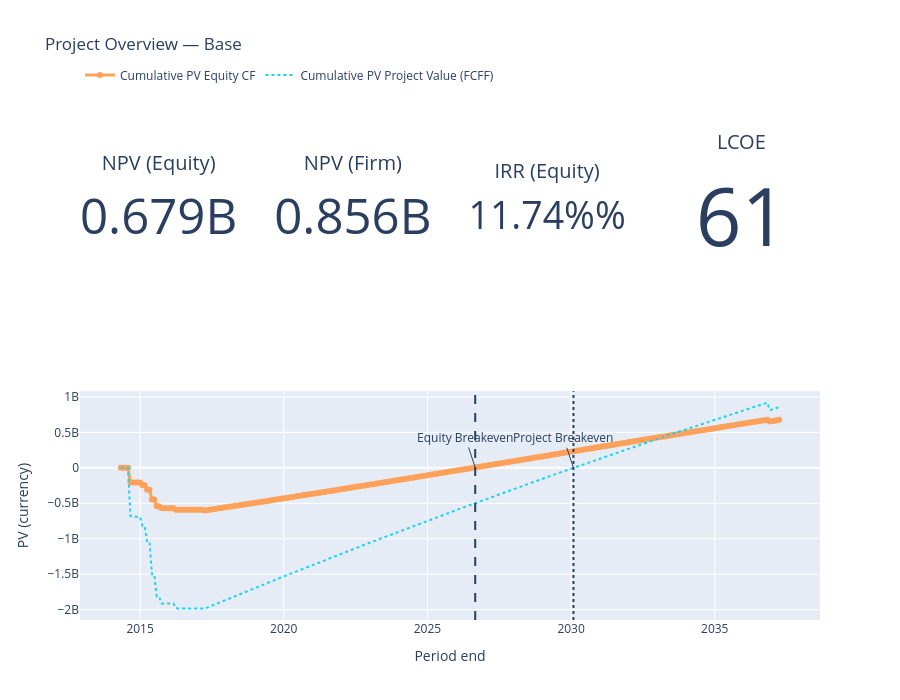
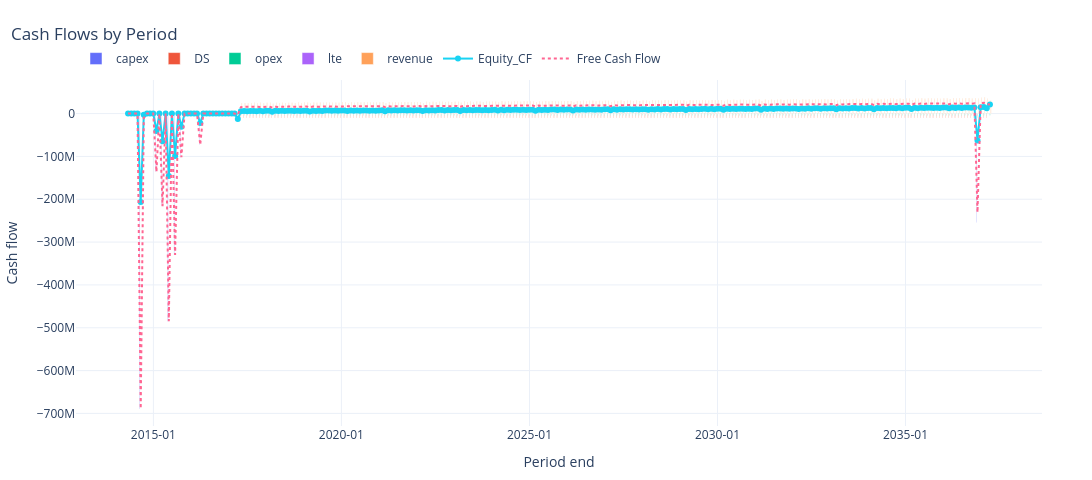
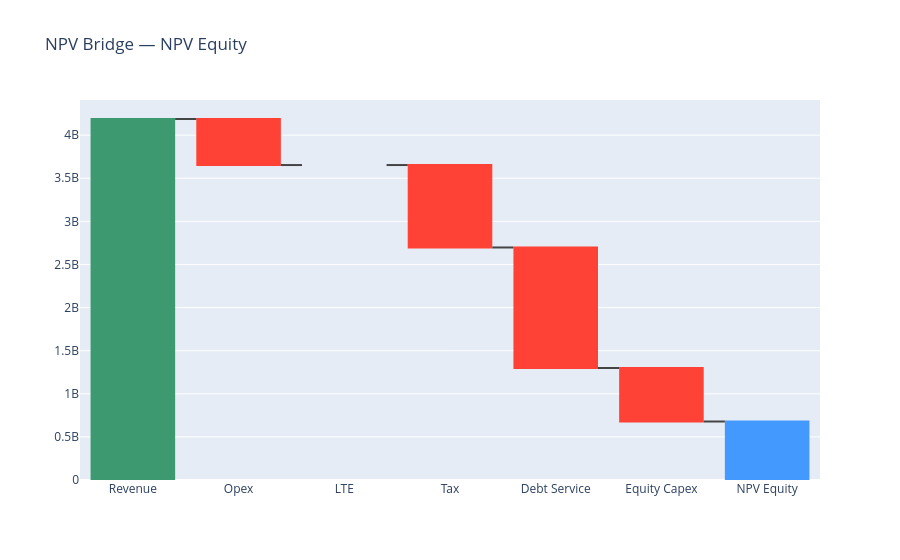
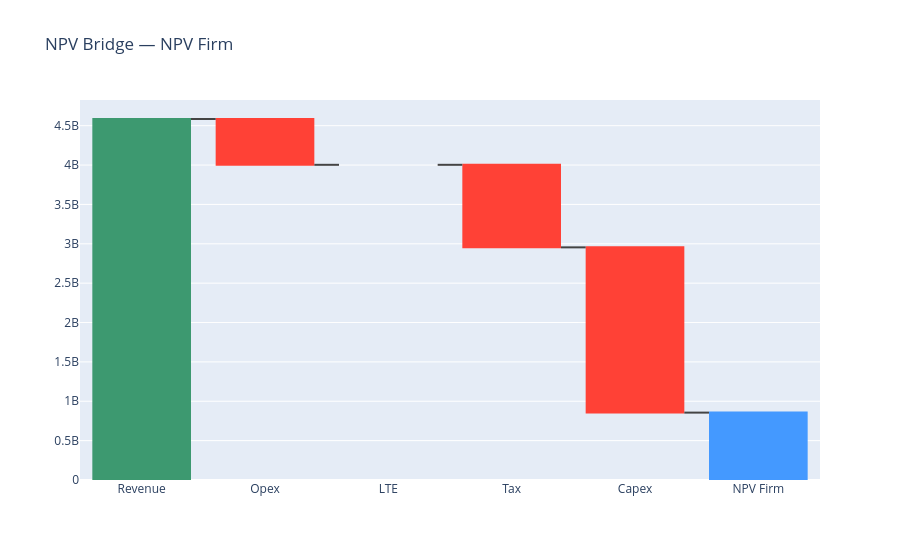

Notebook source saved alongside these figures, in order:
### Markdown cell above
### LTE Overrides

### Code cell
from pathlib import Path
import sys

# --- paths & imports ---------------------------------------------------------

PROJECT_ROOT = Path.cwd().parent   # 
sys.path.append(str(PROJECT_ROOT))

from core.Simulation import build_experiment

LIBRARY_PATH = PROJECT_ROOT / "examples" / "Inputs" / "HKN"
RESULT_DIR   = PROJECT_ROOT / "results"


# --- simulation config -------------------------------------------------------

# Toggle which modules to run, dashboards, result collection, etc.
# (Adjust flags / keys to match your setup if they differ.)
sim_cfg = {
    "run_marketenv": True,
    "run_metenv": False,
    "run_capex": True,
    "capex_dashboard": False,
    "run_opex": True,
    "opex_dashboard": False,
    "run_lifetime_extension": True,
    "run_revenue": True,
    "run_valuation": True,
    "valuation_dashboard": True,
    "collect_results": True,
}

parameter_space = {
    # Human-readable label
    "Scenario.name": [
        "Baseline – No LTE",
        "EOL1 – Moderate degradation",
        "EOL2 – Substantial degradation",
    ],

    # Enable / disable LTE
    "LTE_overrides.lte_input.LTE.apply_lte": [
        False,
        True,
        True,
    ],

    # Extension horizon (hours)
    # Baseline: keep extension_h=0 to avoid any accidental extension logic
    "LTE_overrides.lte_input.LTE.extension_h": [
        0,
        43000,
        43000,
    ],

    # ----------------------------
    # AEP haircut distribution (fractional)
    # ----------------------------
    "LTE_overrides.lte_input.LTE.aep_haircut.mu": [
        0.0,
        -0.020,   # moderate AEP loss (=-2.0%)
        -0.040,   # substantial AEP loss (=-4.0%)
    ],
    "LTE_overrides.lte_input.LTE.aep_haircut.sigma": [
        0.0,
        0.010,
        0.015,
    ],
    # Keep bounds conservative and code-consistent
    "LTE_overrides.lte_input.LTE.aep_haircut.min": [
        0.0,     # irrelevant when sigma=0, but keep consistent
        -0.30,
        -0.30,
    ],
    "LTE_overrides.lte_input.LTE.aep_haircut.max": [
        0.0,
        0.0,
        0.0,
    ],

    # ----------------------------
    # Reliability / OPEX mean-shift factors (extension regime only)
    # ----------------------------
    "LTE_overrides.lte_input.LTE.opex_extension.analytic_ctmc.mean_shift.flag_apply": [
        False,
        True,
        True,
    ],
    "LTE_overrides.lte_input.LTE.opex_extension.analytic_ctmc.mean_shift.lambda_factor": [
        1.00,
        1.20,
        1.35,
    ],
    "LTE_overrides.lte_input.LTE.opex_extension.analytic_ctmc.mean_shift.mttr_factor": [
        1.00,
        1.10,
        1.20,
    ],
    "LTE_overrides.lte_input.LTE.opex_extension.analytic_ctmc.mean_shift.mttwL_factor": [
        1.00,
        1.10,
        1.20,
    ],
    "LTE_overrides.lte_input.LTE.opex_extension.analytic_ctmc.mean_shift.tau_factor": [
        1.00,
        1.00,
        1.00,
    ],
    "LTE_overrides.lte_input.LTE.opex_extension.analytic_ctmc.mean_shift.p_access_factor": [
        1.00,
        0.90,
        0.80,
    ],

    # ----------------------------
    # Refurbishment uplift distribution (€/turbine)
    # NOTE: LTE.py samples refurb_uplift and multiplies by n_turbines
    # ----------------------------
    "LTE_overrides.lte_input.LTE.costs.refurb_uplift.dist": [
        "fixed",        # baseline
        "normal_trunc",  # EOL1
        "normal_trunc",  # EOL2
    ],
    "LTE_overrides.lte_input.LTE.costs.refurb_uplift.value": [
        0.0,    # only used when dist=fixed
        None,
        None,
    ],
    "LTE_overrides.lte_input.LTE.costs.refurb_uplift.mu": [
        0.0,        # baseline (unused if dist=fixed, but safe)
        1_000_000,  # moderate uplift
        3_000_000,  # substantial uplift
    ],
    "LTE_overrides.lte_input.LTE.costs.refurb_uplift.sigma": [
        0.0,
        400_000,
        800_000,
    ],
    "LTE_overrides.lte_input.LTE.costs.refurb_uplift.min": [
        0.0,
        0.0,
        0.0,
    ],
    "LTE_overrides.lte_input.LTE.costs.refurb_uplift.max": [
        0.0,     # baseline (unused if fixed)
        None,    # let it float or set a cap if you prefer
        None,
    ],
}


# Zip everything so we get exactly 3 coherent scenarios (not a Cartesian product)
zip_groups = {
    "lte_scenarios": list(parameter_space.keys())
}


# --- build + run experiment -----------------------------------------------

exp = build_experiment(
    library_path=str(LIBRARY_PATH),
    base_config_path="Config.yaml",        
    simulation_config=sim_cfg,             
    parameter_space=parameter_space,       
    base_seed=42,                          
    replicates=3,                        
    name="LTE_Experiment",              
    result_directory=str(RESULT_DIR),
    zip_groups=zip_groups,                 
)

# Run the full sweep – returns a DataFrame of run metadata

exp.run()

### Figure 1 — Plotly figure (JSON) as saved in the notebook; plotly's stock layout.template omitted (floating-point values rounded to 4 significant figures; data arrays with more than 128 entries replaced by an {"elided": "..."} marker saying what was removed)
{"data": [{"domain": {"x": [0, 0.2125], "y": [0.56, 1]}, "mode": "number", "title": {"text": "NPV (Equity)"}, "type": "indicator", "value": 678500000.0}, {"domain": {"x": [0.2625, 0.475], "y": [0.56, 1]}, "mode": "number", "title": {"text": "NPV (Firm)"}, "type": "indicator", "value": 855800000.0}, {"domain": {"x": [0.525, 0.7375], "y": [0.56, 1]}, "mode": "number", "number": {"suffix": "%", "valueformat": ".2%"}, "title": {"text": "IRR (Equity)"}, "type": "indicator", "value": 0.1174}, {"domain": {"x": [0.7875, 1], "y": [0.56, 1]}, "mode": "number", "title": {"text": "LCOE"}, "type": "indicator", "value": 61.02}, {"line": {"width": 3}, "mode": "lines+markers", "name": "Cumulative PV Equity CF", "type": "scatter", "x": {"elided": "276 str values"}, "xaxis": "x", "y": {"elided": "276 float values"}, "yaxis": "y"}, {"line": {"dash": "dot", "width": 2}, "mode": "lines", "name": "Cumulative PV Project Value (FCFF)", "type": "scatter", "x": {"elided": "276 str values"}, "xaxis": "x", "y": {"elided": "276 float values"}, "yaxis": "y"}], "layout": {"annotations": [{"showarrow": true, "text": "Equity Breakeven", "x": "2026-08-31T00:00:00", "xref": "x", "y": 5757000.0, "yref": "y"}, {"showarrow": true, "text": "Project Breakeven", "x": "2030-01-31T00:00:00", "xref": "x", "y": 870400.0, "yref": "y"}], "height": 700, "hovermode": "x unified", "legend": {"orientation": "h", "y": 1.02, "yanchor": "bottom"}, "shapes": [{"line": {"dash": "dash"}, "type": "line", "x0": "2026-08-31T00:00:00", "x1": "2026-08-31T00:00:00", "xref": "x", "y0": 0, "y1": 1, "yref": "y domain"}, {"line": {"dash": "dot"}, "type": "line", "x0": "2030-01-31T00:00:00", "x1": "2030-01-31T00:00:00", "xref": "x", "y0": 0, "y1": 1, "yref": "y domain"}], "title": {"text": "Project Overview — Base"}, "xaxis": {"anchor": "y", "domain": [0, 1], "title": {"text": "Period end"}}, "yaxis": {"anchor": "x", "domain": [0, 0.44], "title": {"text": "PV (currency)"}}}}

### Figure 2 — Plotly figure (JSON) as saved in the notebook; plotly's stock layout.template omitted (floating-point values rounded to 4 significant figures; data arrays with more than 128 entries replaced by an {"elided": "..."} marker saying what was removed)
{"data": [{"hovertemplate": "%{x|%Y-%m-%d}<br>capex: %{y:,.0f}<extra></extra>", "name": "capex", "offsetgroup": "0", "type": "bar", "x": {"elided": "276 str values"}, "xaxis": "x", "y": {"elided": "276 float values"}, "yaxis": "y"}, {"hovertemplate": "%{x|%Y-%m-%d}<br>DS: %{y:,.0f}<extra></extra>", "name": "DS", "offsetgroup": "1", "type": "bar", "x": {"elided": "276 str values"}, "xaxis": "x", "y": {"elided": "276 float values"}, "yaxis": "y"}, {"hovertemplate": "%{x|%Y-%m-%d}<br>opex: %{y:,.0f}<extra></extra>", "name": "opex", "offsetgroup": "2", "type": "bar", "x": {"elided": "276 str values"}, "xaxis": "x", "y": {"elided": "276 float values"}, "yaxis": "y"}, {"hovertemplate": "%{x|%Y-%m-%d}<br>lte: %{y:,.0f}<extra></extra>", "name": "lte", "offsetgroup": "3", "type": "bar", "x": {"elided": "276 str values"}, "xaxis": "x", "y": {"elided": "276 float values"}, "yaxis": "y"}, {"hovertemplate": "%{x|%Y-%m-%d}<br>revenue: %{y:,.0f}<extra></extra>", "name": "revenue", "offsetgroup": "4", "type": "bar", "x": {"elided": "276 str values"}, "xaxis": "x", "y": {"elided": "276 float values"}, "yaxis": "y"}, {"hovertemplate": "Equity_CF: %{y:,.0f}<extra></extra>", "line": {"width": 2}, "mode": "lines+markers", "name": "Equity_CF", "type": "scatter", "x": {"elided": "276 str values"}, "xaxis": "x", "y": {"elided": "276 float values"}, "yaxis": "y"}, {"hovertemplate": "FCF: %{y:,.0f}<extra></extra>", "line": {"dash": "dot", "width": 2}, "mode": "lines", "name": "Free Cash Flow", "type": "scatter", "x": {"elided": "276 str values"}, "xaxis": "x", "y": {"elided": "276 float values"}, "yaxis": "y"}], "layout": {"barmode": "group", "height": 480, "hovermode": "x unified", "legend": {"orientation": "h", "x": 0, "xanchor": "left", "y": 1.02, "yanchor": "bottom"}, "margin": {"b": 50, "l": 50, "r": 50, "t": 80}, "title": {"text": "Cash Flows by Period", "x": 0.01}, "width": 1400, "xaxis": {"anchor": "y", "domain": [0, 1], "showgrid": true, "tickformat": "%Y-%m", "title": {"text": "Period end"}}, "yaxis": {"anchor": "x", "domain": [0, 1], "title": {"text": "Cash flow"}, "zeroline": true, "zerolinewidth": 1}}}

### Figure 3 — Plotly figure (JSON) as saved in the notebook; plotly's stock layout.template omitted (floating-point values rounded to 4 significant figures)
{"data": [{"measure": ["relative", "relative", "relative", "relative", "relative", "relative", "total"], "type": "waterfall", "x": ["Revenue", "Opex", "LTE", "Tax", "Debt Service", "Equity Capex", "NPV Equity"], "y": [4187000000.0, -534000000.0, 0, -956200000.0, -1398000000.0, -620600000.0, 678500000.0]}], "layout": {"title": {"text": "NPV Bridge — NPV Equity"}}}

### Figure 4 — Plotly figure (JSON) as saved in the notebook; plotly's stock layout.template omitted (floating-point values rounded to 4 significant figures)
{"data": [{"measure": ["relative", "relative", "relative", "relative", "relative", "total"], "type": "waterfall", "x": ["Revenue", "Opex", "LTE", "Tax", "Capex", "NPV Firm"], "y": [4585000000.0, -581800000.0, 0, -1049000000.0, -2099000000.0, 855800000.0]}], "layout": {"title": {"text": "NPV Bridge — NPV Firm"}}}
